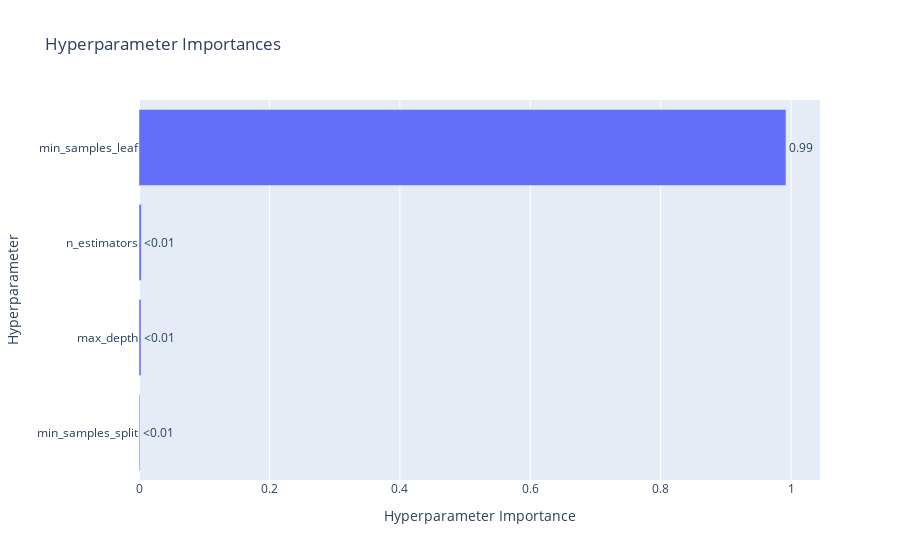

The notebook cell saved with this chart:
### Code cell
optuna.visualization.plot_param_importances(rf_study)

### Figure 1 — Plotly figure (JSON) as saved in the notebook; plotly's stock layout.template omitted (floating-point values rounded to 4 significant figures)
{"data": [{"cliponaxis": false, "hovertemplate": ["min_samples_split (IntDistribution): 0.0012959263018499378<extra></extra>", "max_depth (IntDistribution): 0.003124905884732687<extra></extra>", "n_estimators (IntDistribution): 0.0035064514882560773<extra></extra>", "min_samples_leaf (IntDistribution): 0.9920727163251613<extra></extra>"], "name": "Objective Value", "orientation": "h", "text": ["<0.01", "<0.01", "<0.01", "0.99"], "textposition": "outside", "type": "bar", "x": [0.001296, 0.003125, 0.003506, 0.9921], "y": ["min_samples_split", "max_depth", "n_estimators", "min_samples_leaf"]}], "layout": {"title": {"text": "Hyperparameter Importances"}, "xaxis": {"title": {"text": "Hyperparameter Importance"}}, "yaxis": {"title": {"text": "Hyperparameter"}}}}
